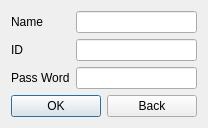
<?xml version="1.0" encoding="UTF-8"?>
<ui version="4.0">
 <class>Dialog</class>
 <widget class="QDialog" name="Dialog">
  <property name="geometry">
   <rect>
    <x>0</x>
    <y>0</y>
    <width>208</width>
    <height>121</height>
   </rect>
  </property>
  <property name="windowTitle">
   <string>Dialog</string>
  </property>
  <layout class="QGridLayout" name="gridLayout">
   <item row="1" column="0">
    <widget class="QLabel" name="label2_id">
     <property name="text">
      <string>ID</string>
     </property>
    </widget>
   </item>
   <item row="1" column="1">
    <widget class="QLineEdit" name="line_id"/>
   </item>
   <item row="2" column="1">
    <widget class="QLineEdit" name="line_pw">
     <property name="echoMode">
      <enum>QLineEdit::Password</enum>
     </property>
    </widget>
   </item>
   <item row="0" column="0">
    <widget class="QLabel" name="label1_name">
     <property name="text">
      <string>Name</string>
     </property>
    </widget>
   </item>
   <item row="2" column="0">
    <widget class="QLabel" name="pw">
     <property name="text">
      <string>Pass Word</string>
     </property>
    </widget>
   </item>
   <item row="0" column="1">
    <widget class="QLineEdit" name="line_name"/>
   </item>
   <item row="3" column="0" colspan="2">
    <layout class="QHBoxLayout" name="horizontalLayout">
     <item>
      <widget class="QPushButton" name="ok_btn">
       <property name="text">
        <string>OK</string>
       </property>
      </widget>
     </item>
     <item>
      <widget class="QPushButton" name="back_btn">
       <property name="text">
        <string>Back</string>
       </property>
      </widget>
     </item>
    </layout>
   </item>
  </layout>
 </widget>
 <tabstops>
  <tabstop>line_name</tabstop>
  <tabstop>line_id</tabstop>
  <tabstop>line_pw</tabstop>
  <tabstop>ok_btn</tabstop>
  <tabstop>back_btn</tabstop>
 </tabstops>
 <resources/>
 <connections/>
</ui>
